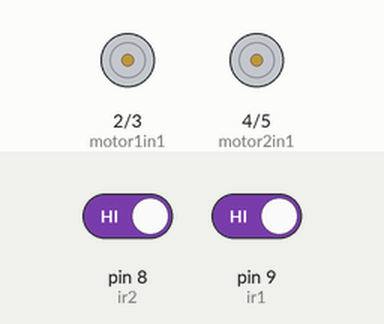
Bench run of a sketch on a simulated Arduino Uno, built with avr-gcc and run on an emulated ATmega328P. Parts: motor-driver pin pairs drawn as motors (green arrow = first pin HIGH = forward, orange = second pin HIGH = backward, longer = more drive). The test bench sets the inputs (shaded band); at power-on: pin 8 (ir2) HIGH, pin 9 (ir1) HIGH.

Above: at 1.2 s.
1.3 s: pin 8 (ir2) driven LOW
At 1.7 s:
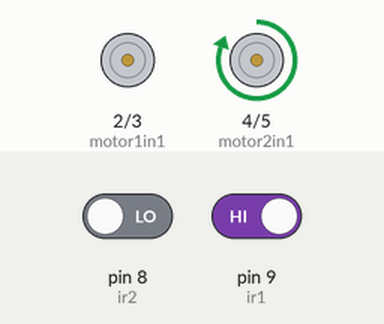
2.8 s: pin 9 (ir1) driven LOW
At 4.0 s:
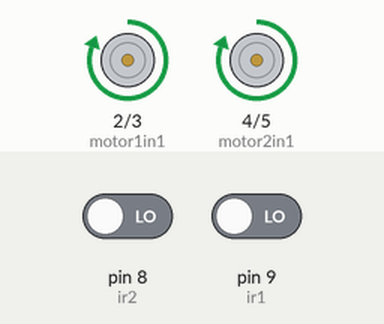
4.3 s: pin 8 (ir2) driven HIGH
At 5.2 s:
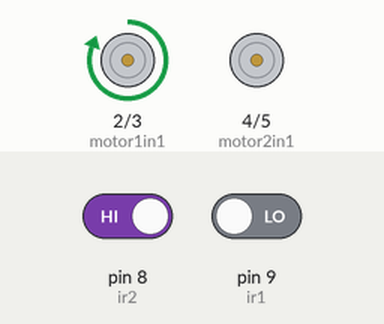
5.8 s: pin 9 (ir1) driven HIGH
At 6.3 s:
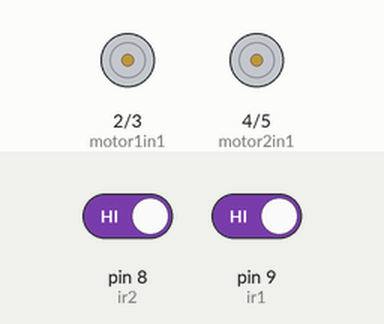
Timing chart, 0 to 8.3 s (numbered marks = the images above; inputs shaded):
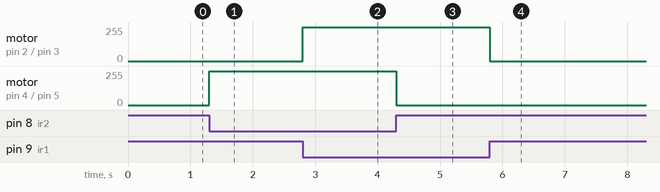

Measured:
- after the input at 1.3 s, motor on pin 4 (motor2in1) / pin 5 (motor2in2): stopped → forward 255/255 at once
- after the input at 2.8 s, motor on pin 2 (motor1in1) / pin 3 (motor1in2): stopped → forward 255/255 at once
- after the input at 4.3 s, motor on pin 4 (motor2in1) / pin 5 (motor2in2): forward 255/255 → stopped at once
- after the input at 5.8 s, motor on pin 2 (motor1in1) / pin 3 (motor1in2): forward 255/255 → stopped at once

The sketch:

arduino3.ino
```cpp
int motor1in1=2;
int motor1in2=3;
int motor2in1=4;
int motor2in2=5;
int ir1=9;
int ir2=8;


void setup()
{
   pinMode(motor1in1,OUTPUT);
  pinMode(motor1in2,OUTPUT);
  pinMode(motor2in1,OUTPUT);
  pinMode(motor2in2,OUTPUT);

  pinMode(ir1,INPUT);
  pinMode(ir2,INPUT);

}

void loop(){

int ir1=digitalRead(9);
  int ir2=digitalRead(8);
if (ir1==LOW)
{

 digitalWrite(motor1in1,HIGH);
}
 else
 {
  digitalWrite(motor1in1, LOW);
}
  if (ir2==LOW )
  {

   digitalWrite(motor2in1, HIGH);
  }
  else
  {
  digitalWrite(motor2in1, LOW);

  }

   if  (ir1==LOW && ir2==LOW)
  {

  digitalWrite(motor1in1, HIGH);
  digitalWrite(motor2in1, HIGH);

  }


  }
```
